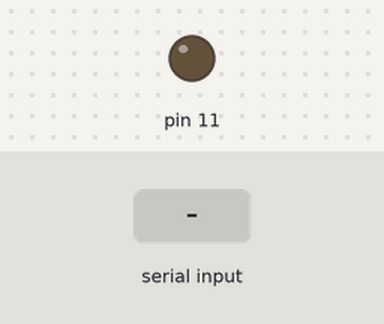
This sketch was run on a simulated Arduino Uno, built with avr-gcc and run on an emulated ATmega328P. On the bench: output pins drawn as LEDs (lit = HIGH). The test bench sets the inputs (shaded band).

Above: at 2.7 s.
2.8 s: "e90\n" received over Serial
At 3.8 s:
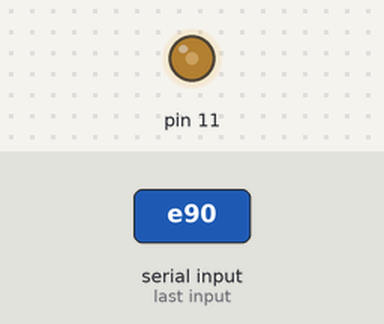
4.3 s: "e,45\n" received over Serial
At 5.0 s:
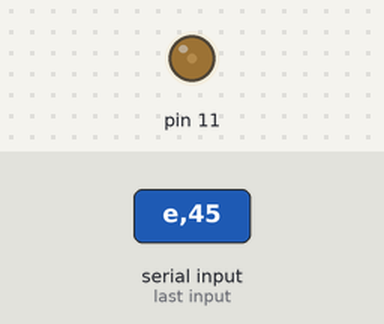
Timing chart, 0 to 7.3 s (numbered marks = the images above; inputs shaded):
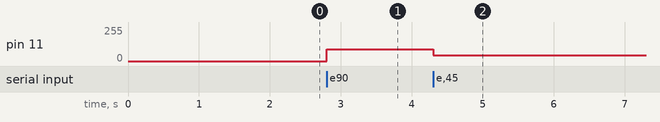

Measured:
- after the input at 2.8 s, pin 11: 0/255 → 90/255 at once
- after the input at 4.3 s, pin 11: 90/255 → 45/255 at once

The sketch:

arduinoExcel2.ino
```cpp
void setup() {
  // put your setup code here, to run once:
  Serial.begin(9600);
}

char comando;
int valor;

void loop() {
  // put your main code here, to run repeatedly:
  char oldcomando = comando;
  if (Serial.available() > 0)
  {
    comando = Serial.read();
  }

  if (comando == 'e')
  {
    valor = Serial.parseInt();
    analogWrite(11, valor);
    if (oldcomando == 'i')
  {
    comando = 'i';
    Serial.readString();
  }
  }

  if (comando == 'i')
  {
    float teste = analogRead(A0);
    int teste2 = analogRead(A1);
    Serial.println(teste);

      delay(200);
  }
}
```
